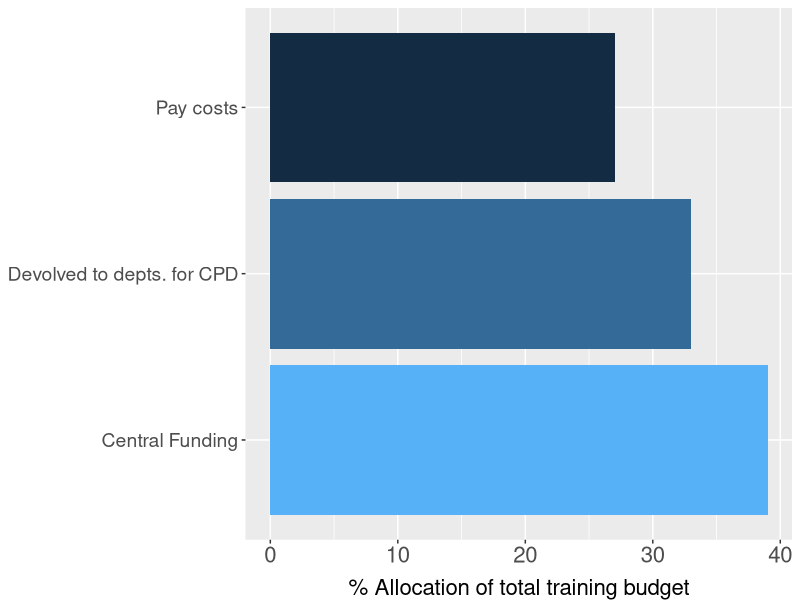

Write the R code that produced this figure. (Note: this script raises an error after producing the figure.)
## ---- chunk 1
setwd("C:/Users/Mike/Rspace/Debs")
library(ggplot2)
library(tidyr)
library(dplyr)
## ---- chunk 2
tb<-data.frame("Category"=c("Pay costs","Devolved to depts. for CPD","Central Funding"),"Allocation"=c(27,33,39))
## ---- chunk 3
png("budgetallocation.png",width = 680, height = 480)
d<-ggplot(data=tb,
        aes(x=Category, y=Allocation,fill=Allocation, order=-Allocation))+
        geom_bar(stat="identity")+
        #facet_wrap(~variable)+
        coord_flip()+
        scale_y_continuous(breaks = seq(0, 50, 10))+
        theme(axis.text.x = element_text(size=16),
        axis.text.y=element_text(size=14))+
        labs(y = "% Allocation of total training budget")+
        theme(axis.title.x = element_text(size=16,vjust=-.5),
        axis.title.y=element_blank())+
       # theme(legend.text=element_text(size=12),
               # legend.title = element_blank())+
        theme(legend.position="none")
d
dev.off() 
## ---- chunk 4
kpi<-data.frame("Qualification"=c("Post grad qual.","Teaching qual.or equiv (HEA Fellow)","HEA membership"),
                "CurrentPosition"=c(57,27,18),
                "Headcount"=c(85,40,27))
kpitidy<-gather(kpi,CurrentPosition,Headcount,-Qualification)
## ---- chunk 5

count_names <- list(
  'count#1'="Current Position %",
  'count#2'="Head Count"
  )

count_labeller <- function(variable,value){
  return(count_names[value])
}

png("headcount.png",width = 680, height = 480)
d<-ggplot(data=kpitidy,
        aes(x=Qualification, y=Headcount,fill=CurrentPosition))+
        geom_bar(stat="identity")+
        facet_grid(CurrentPosition~.,labeller=count_labeller)+
        #coord_flip()+
        scale_y_continuous(breaks = seq(0, 100, 10))+
        theme(axis.text.x = element_text(size=16),
        axis.text.y=element_text(size=14))+
        labs(title = "Falmouth University May 2015 % of academic staff")+
        theme(title=element_text(size=16,vjust=1.5))+
        theme(axis.title.x = element_text(size=16,vjust=-.5),
        axis.title.y=element_blank())+
       # theme(legend.text=element_text(size=12),
               # legend.title = element_blank())+
        theme(legend.position="none")+
         theme(strip.text.y = element_text(size=12, face="bold"))
d
dev.off() 
## ---- chunk 6
workforce<-data.frame("Category"=c("Academic","Prof. Services","AL"),"Number"=c(279,222,124))
g<-ggplot(data=workforce,aes(x=,y=Number))+geom_bar()
g
